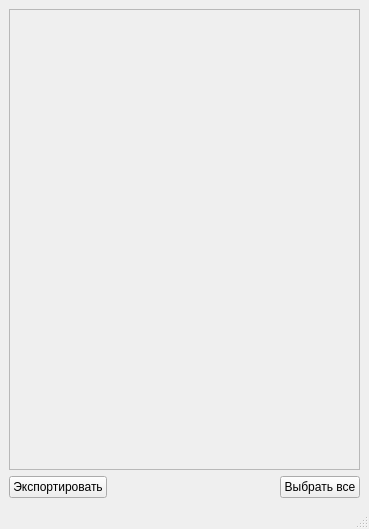
<?xml version="1.0" encoding="UTF-8"?>
<ui version="4.0">
 <class>ExportSiteWindow</class>
 <widget class="QMainWindow" name="ExportSiteWindow">
  <property name="geometry">
   <rect>
    <x>0</x>
    <y>0</y>
    <width>369</width>
    <height>529</height>
   </rect>
  </property>
  <property name="windowTitle">
   <string>Экспорт</string>
  </property>
  <widget class="QWidget" name="centralwidget">
   <layout class="QVBoxLayout" name="verticalLayout">
    <item>
     <widget class="QScrollArea" name="scrollArea">
      <property name="widgetResizable">
       <bool>true</bool>
      </property>
      <widget class="QWidget" name="scrollAreaWidgetContents">
       <property name="geometry">
        <rect>
         <x>0</x>
         <y>0</y>
         <width>349</width>
         <height>434</height>
        </rect>
       </property>
       <layout class="QVBoxLayout" name="verticalLayout_2"/>
      </widget>
     </widget>
    </item>
    <item>
     <layout class="QHBoxLayout" name="horizontalLayout_2">
      <item>
       <widget class="QPushButton" name="pushButton">
        <property name="text">
         <string>Экспортировать</string>
        </property>
       </widget>
      </item>
      <item>
       <spacer name="horizontalSpacer">
        <property name="orientation">
         <enum>Qt::Horizontal</enum>
        </property>
        <property name="sizeHint" stdset="0">
         <size>
          <width>40</width>
          <height>20</height>
         </size>
        </property>
       </spacer>
      </item>
      <item>
       <widget class="QPushButton" name="pushButton_2">
        <property name="text">
         <string>Выбрать все</string>
        </property>
       </widget>
      </item>
     </layout>
    </item>
   </layout>
  </widget>
  <widget class="QMenuBar" name="menubar">
   <property name="geometry">
    <rect>
     <x>0</x>
     <y>0</y>
     <width>369</width>
     <height>22</height>
    </rect>
   </property>
  </widget>
  <widget class="QStatusBar" name="statusbar"/>
 </widget>
 <resources/>
 <connections/>
</ui>
